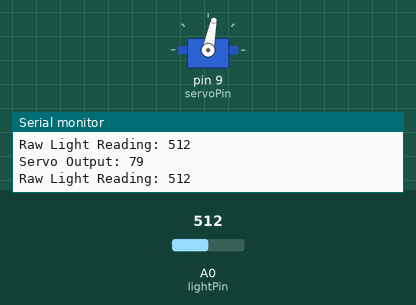
Simulated run of this sketch. Board: Arduino Uno, built with avr-gcc and run on an emulated ATmega328P. Shown: servo, the last lines printed to the serial monitor. The test bench sets the inputs (shaded band); at power-on: A0 (lightPin) = 512.

Above: at 1.2 s.
1.3 s: A0 (lightPin) set to 645
At 1.9 s:
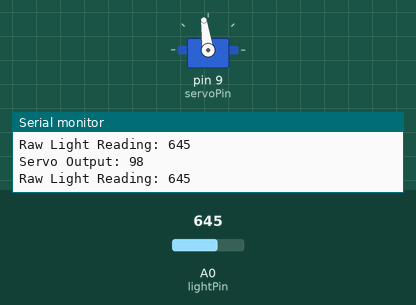
2.8 s: A0 (lightPin) set to 667
At 3.4 s:
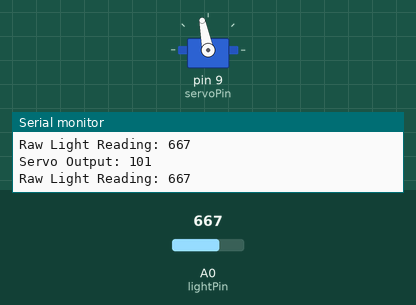
4.3 s: A0 (lightPin) set to 989
At 5.5 s:
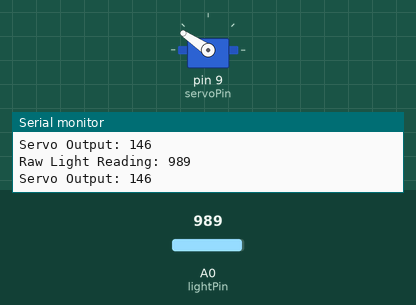
5.8 s: A0 (lightPin) set to 1014
At 6.8 s:
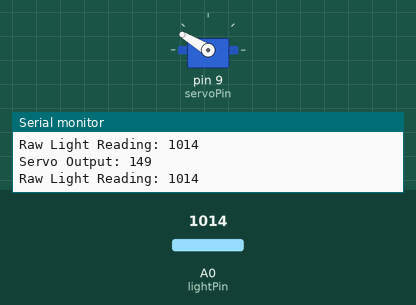
8.8 s: A0 (lightPin) set to 900
At 9.5 s:
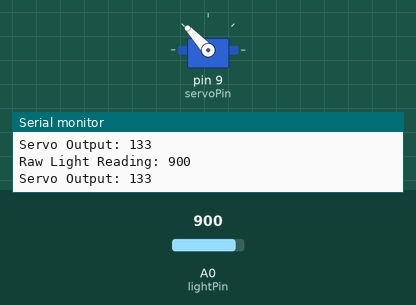
10.3 s: A0 (lightPin) set to 306
At 11.8 s:
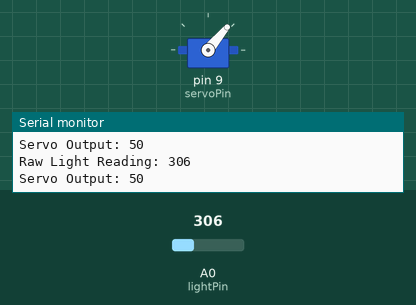
Timing chart, 0 to 12.8 s (numbered marks = the images above; inputs shaded):
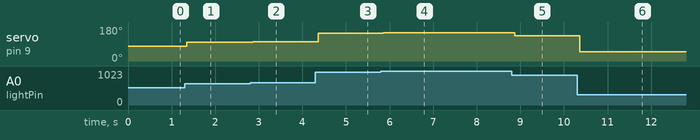

The sketch:

sunflower.ino.ino
```cpp
/*  0932 - Simple servo motor demo
 *
 * This sketch shows you how to control two small 5V servo motors connected directly to the Arduino.
 *
 * The sketch makes the arm of the servo motor to move in a 180 degree angle.
 */

#include <Servo.h>

Servo myservo;

int servoPin = 9;
int lightPin = A0;
int lightRaw;
int servLo = 30;
int servHi = 110;
int lightLo = 160;
int lightHi = 730;
int pos = 0;    // variable to store the servo position

void setup()
{
  myservo.attach(servoPin);  // attaches the servo on pin 9 to the servo object
  pinMode(servoPin,OUTPUT);
  pinMode(lightPin,INPUT);
  Serial.begin(9600);
}


void loop()
{
  lightRaw = analogRead(lightPin);

  Serial.print("Raw Light Reading: ");
  Serial.println(lightRaw);
  pos = lightRawToServ(lightRaw);

  Serial.print("Servo Output: ");
  Serial.println(pos);
  Serial.println();

  myservo.write(pos);
}


float lightRawToServ(int lightRaw)
{
  float m = (float)(servHi - servLo) / (float)(lightHi - lightLo);
  float b = servLo - m * lightLo;
  return m * lightRaw + b;
}
```

Measured:
- after the input at 1.3 s, servo on pin 9 (servoPin): 79° → 98° after 0.05 s
- after the input at 2.8 s, servo on pin 9 (servoPin): 98° → 101° after 0.06 s
- after the input at 4.3 s, servo on pin 9 (servoPin): 101° → 146° after 0.06 s
- after the input at 5.8 s, servo on pin 9 (servoPin): 146° → 149° after 0.06 s
- after the input at 8.8 s, servo on pin 9 (servoPin): 149° → 133° after 0.07 s
- after the input at 10.3 s, servo on pin 9 (servoPin): 133° → 50° after 0.07 s
